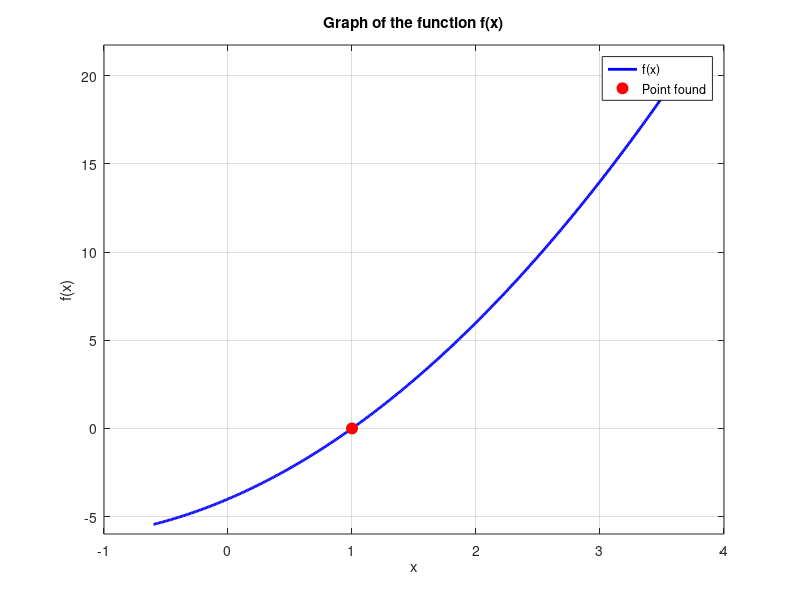

Write the MATLAB code that produced this figure.
function LinearInterpolation()
    % Define the function and the interval
    func = @(x) x.^2 + 3*x - 4; % Function to be solved
    interval = [0, 3]; % Search interval

    % Find the root using the linear interpolation method
    root = findRoot(func, interval);

    % Plot the function with the root
    plotFunction(func, root, interval);
end

function root = findRoot(func, interval)
    a_val = interval(1);
    b_val = interval(2);
    tolerance = 1e-6;
    max_iterations = 1000; % Maximum iterations limit
    iter = 0; % Iteration counter

    % Linear interpolation method
    while true
        c = (a_val * func(b_val) - b_val * func(a_val)) / (func(b_val) - func(a_val));

        % Check if the root has been found within the tolerance
        if abs(func(c)) < tolerance
            root = c;
            disp(['Root found: ', num2str(root)]);
            return;
        elseif func(a_val) * func(c) < 0
            b_val = c; % Update b_val
        elseif func(b_val) * func(c) < 0
            a_val = c; % Update a_val
        end

        iter = iter + 1;
        if iter > max_iterations
            disp('Maximum iterations reached, root not found.');
            root = NaN; % Return NaN if the root is not found
            return;
        end
    end
end

function plotFunction(func, root, interval)
    % Create a vector of points for plotting
    plot_margin = 0.2; % Plotting interval expansion
    x_range = (interval(2) - interval(1)) * plot_margin;
    x = linspace(interval(1) - x_range, interval(2) + x_range, 400);
    y = func(x); % Evaluate the function at points x

    % Plot the function
    figure;
    plot(x, y, 'b-', 'LineWidth', 2); % Function in blue
    hold on;

    % Highlight the found point
    if ~isnan(root)
        plot(root, func(root), 'ro', 'MarkerSize', 8, 'MarkerFaceColor', 'r'); % Point in red
    end
    grid on;
    xlabel('x');
    ylabel('f(x)');
    title(['Graph of the function f(x)']); % Title adjustment
    legend('f(x)', 'Point found');

    % Adjust the y-axis limits
    ylim([min(y) - abs(min(y)) * 0.1, max(y) + abs(max(y)) * 0.1]);

    hold off;
end
